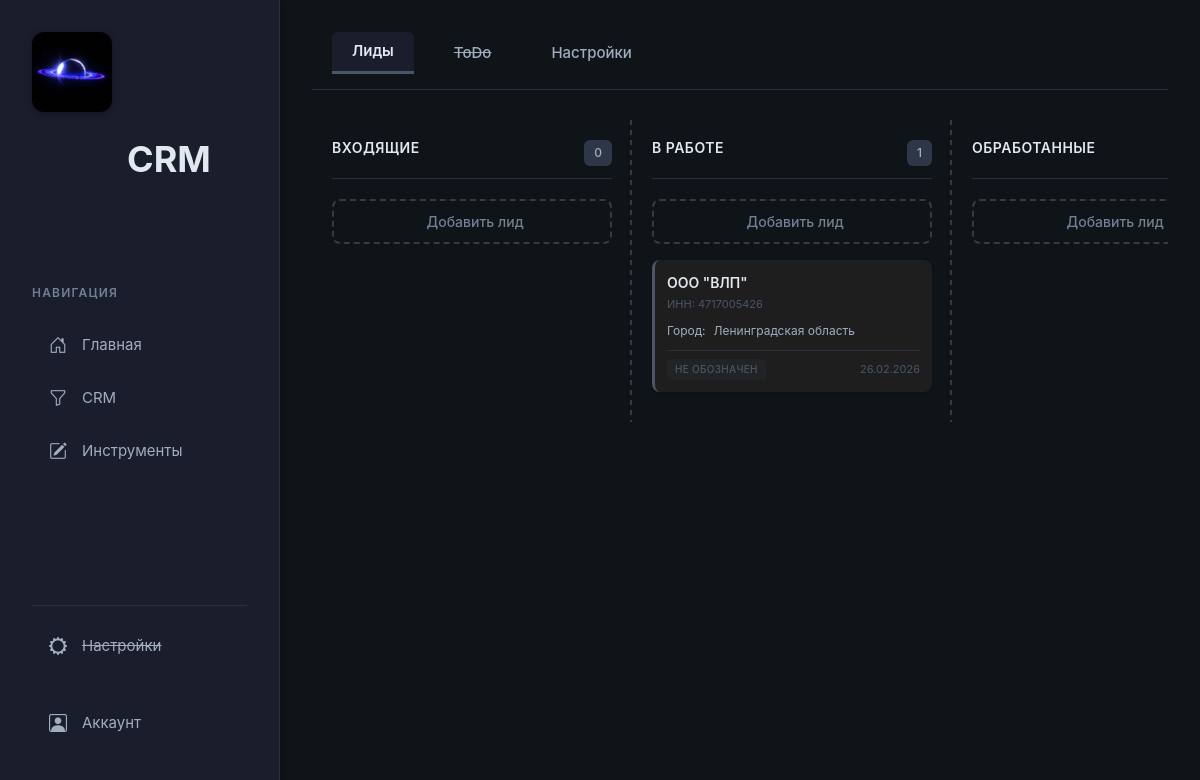
/crm/ (signed in), run on the app's committed database.
### crm/models.py (models this page shows, shortened)
class KanbanColumn(models.Model):
    user = models.ForeignKey(
        User,
        on_delete=models.CASCADE,
        related_name='kanban_columns'
    )
    title = models.CharField(max_length=50)
    order = models.PositiveIntegerField(default=0)
    class Meta:
        ordering = ['order']

class Lead(models.Model):
    user = models.ForeignKey(User, on_delete=models.CASCADE, related_name='leads')
    company_name = models.CharField(max_length=100, blank=True, null=True)
    total_amount = models.DecimalField(max_digits=15, decimal_places=2, default=0, verbose_name='Сумма сделки')
    inn = models.CharField(max_length=12, blank=True, null=True)
    ogrn = models.CharField(max_length=13, blank=True, null=True)
    director_fio = models.CharField(max_length=200, blank=True, null=True)
    phone = models.CharField(max_length=20, blank=True, null=True)
    email = models.EmailField(blank=True, null=True)
    comment = models.TextField(blank=True, null=True)
    legal_form = models.CharField(max_length=20, blank=True, null=True, verbose_name='Форма организации')
    legal_name = models.CharField(max_length=300, blank=True, null=True, verbose_name='Юридическое название')
    contact_person = models.CharField(max_length=200, blank=True, null=True, verbose_name='Контактное лицо')
    contact_phone = models.CharField(max_length=20, blank=True, null=True, verbose_name='Контактный телефон')
    contact_email = models.EmailField(blank=True, null=True, verbose_name='Контактный email')
    address = models.TextField(blank=True, null=True, verbose_name='Адрес')
    city = models.CharField(max_length=100, blank=True, null=True, verbose_name='Город')
    partner_name = models.CharField(max_length=200, blank=True, null=True, verbose_name='Партнёр (ФИО)')
    partner_position = models.CharField(max_length=200, blank=True, null=True, verbose_name='Должность партнёра')
    partner_phone = models.CharField(max_length=20, blank=True, null=True, verbose_name='Телефон партнёра')
    website = models.URLField(blank=True, null=True, verbose_name='Сайт')
    source = models.CharField(max_length=100, blank=True, null=True, verbose_name='Источник')
    PRIORITY_CHOICES = [
        ('not_set', 'Не обозначен'),
        ('low', 'Низкий'),
        ('high', 'Высокий'),
        ('critical', 'Критический'),
    ]
    priority = models.CharField(
        max_length=20,
        choices=PRIORITY_CHOICES,
        default='not_set',
        verbose_name='Приоритет'
    )
    column = models.ForeignKey(KanbanColumn, on_delete=models.CASCADE, related_name='leads')
    order = models.PositiveIntegerField(default=0)
    created_at = models.DateTimeField(auto_now_add=True)
    updated_at = models.DateTimeField(auto_now=True)
    class Meta:
        ordering = ['order']

### crm/views.py (the view)
# urls.py: path('crm/', include('crm.urls')),
@login_required
def crm(request):
    user = request.user
    if not user.kanban_columns.exists():
        create_default_columns(user)
    columns = (
        user.kanban_columns
        .prefetch_related("leads")
        .order_by("order")
    )
    return render(request, "crm/crm.html", {"columns": columns})

### crm/templates/crm/crm.html (shortened to what this page needs)
{% extends 'main/layout.html' %}
{% load static %}
{% block content %}
<link rel="stylesheet" href="{% static 'crm/css/kanban.css' %}">
{% include 'crm/crm_header.html' with active_tab='leads' %}
<div class="crm crm-page">
    <div class="kanban">
        {% for column in columns %}
        <div class="kanban-column" ondragover="allowDrop(event)" ondrop="drop(event, {{ column.id }})">
            <div class="column-header">
                <h2>{{ column.title }}</h2>
                <span class="column-count">{{ column.leads.count }}</span>
            </div>
            <button class="add-card-btn" onclick="addCard(this, {{ column.id }})">
                 Добавить лид
            </button>
            <div class="kanban-cards" id="column-{{ column.id }}">
                {% for lead in column.leads.all %}
                    {% include "crm/_lead_card.html" with lead=lead %}
                {% endfor %}
            </div>
        </div>
        {% endfor %}
    </div>
</div>
{% endblock %}

### crm/templates/crm/_lead_card.html (shortened to what this page needs)
{% load humanize %}
{% with priority=lead.priority|default:'' %}
<div class="kanban-card priority-{{ priority }}"
     data-id="{{ lead.id }}"
     draggable="true"
     ondragstart="drag(event)"
     data-priority="{{ priority }}">
    <div class="card-header">
        <div class="lead-info">
            <div class="lead-name">{{ lead.company_name }}</div>
            {% if lead.inn %}
                <small class="lead-inn" data-key="inn">ИНН: {{ lead.inn }}</small>
            {% endif %}
        </div>
    </div>
    <div class="card-fields">
        {% if user.profile.show_city|default:True and lead.city %}
        <div class="card-field" data-key="city">
            <span class="field-label">Город:</span>
            <span class="field-value">{{ lead.city }}</span>
        </div>
        {% endif %}
    </div>
    <div class="card-footer">
        <span class="priority-badge {{ priority }}">
            {{ lead.get_priority_display }}
        </span>
        <span class="card-date">
            {{ lead.created_at|date:"d.m.Y" }}
        </span>
    </div>
</div>
{% endwith %}

### main/static/main/css/main.css (style rules this page uses)
:root { --bg-primary: #0f1419; --bg-secondary: #1a1d2b; --bg-tertiary: #2d3748; --bg-modal: #1e2029; --bg-input: #2a2f3d; --bg-card: #1e1e1e; --border-color: #2a2f3d; --border-hover: #3a3f4d; --border-dashed: #3a3a3a; --text-primary: #e2e8f0; --text-secondary: #a0aec0; --text-tertiary: #718096; --text-muted: #4a5568; --accent-primary: #4a5568; --accent-hover: #5a6778; --shadow-sm: 0 1px 3px rgba(0, 0, 0, 0.2); --shadow-md: 0 4px 12px rgba(0, 0, 0, 0.3); --priority-not-set: #4a5568; --priority-low: #48bbb4; --priority-high: #fbbf24; --priority-critical: #ef4444; --btn-primary: #4a5568; --btn-warning: #f57c00; --btn-danger: #ef4444; --btn-edit: #3b82f6; --btn-save-bg: #4caf50; --btn-save-hover: #43a047; --btn-secondary-bg: #f5f5f5; --btn-secondary-hover: #e0e0e0; --btn-delete-bg: #f44336; --btn-delete-hover: #d32f2f; --btn-add-bg: #2196f3; --btn-add-hover: #1976d2; }
* { margin: 0; padding: 0; box-sizing: border-box; }
body { background: var(--bg-primary); color: var(--text-primary); font-family: 'Inter', -apple-system, BlinkMacSystemFont, 'Segoe UI', 'Roboto', sans-serif; min-height: 100vh; display: flex; }
.crm { margin-left: 0; padding: 0; width: 100%; margin-top: 0; color: #fff; }
.add-card-btn { background: transparent; color: #718096; border: 2px dashed #3a3a3a; padding: 10px 16px; border-radius: 8px; margin-bottom: 15px; cursor: pointer; width: 100%; font-weight: 500; transition: all 0.2s ease; }
.kanban-card { background: #1a1d2b; color: #fff; padding: 12px; border-radius: 8px; cursor: grab; margin-bottom: 12px; border: 1px solid #2a2f3d; transition: all 0.2s ease; box-shadow: 0 1px 3px rgba(0, 0, 0, 0.2); }
.lead-name { font-size: 14px; font-weight: 600; color: #e2e8f0; margin-bottom: 4px; }
.card-footer { display: flex; align-items: center; justify-content: space-between; padding-top: 12px; border-top: 1px solid #2a2f3d; font-size: 11px; color: #718096; }
.column-count { font-size: 12px; background: #2a2a2a; color: #a0aec0; padding: 4px 8px; border-radius: 6px; }

### data on the page
KanbanColumn: title "ВХОДЯЩИЕ", leads.count "0"
KanbanColumn: title "В РАБОТЕ", leads.count "1"
Lead: company_name "ООО \"ВЛП\"", inn "4717005426", city "Ленинградская область", priority "НЕ ОБОЗНАЧЕН", created_at "26.02.2026"
KanbanColumn: title "ОБРАБОТАННЫЕ"
